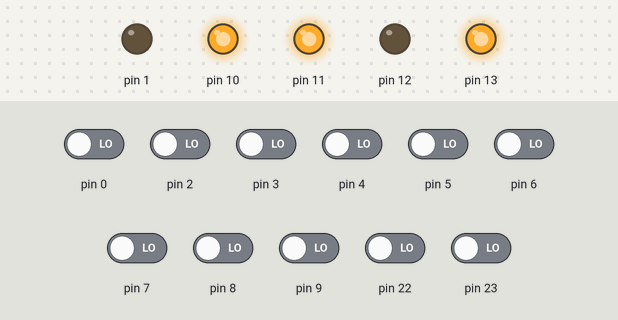
The sketch below on a simulated Arduino Uno, built with avr-gcc and run on an emulated ATmega328P. Parts: output pins drawn as LEDs (lit = HIGH). The inputs (shaded band) are chosen by the test bench; at power-on: pin 0, pin 2–9, pin 22, pin 23 LOW.

Above: at 1.2 s.
1.3 s: pin 2 driven HIGH
At 1.7 s:
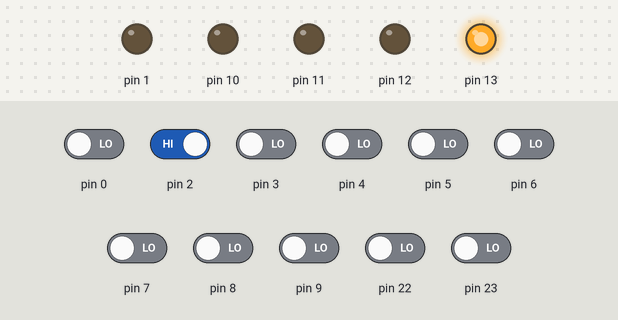
2.8 s: pin 6 driven HIGH
At 4.0 s:
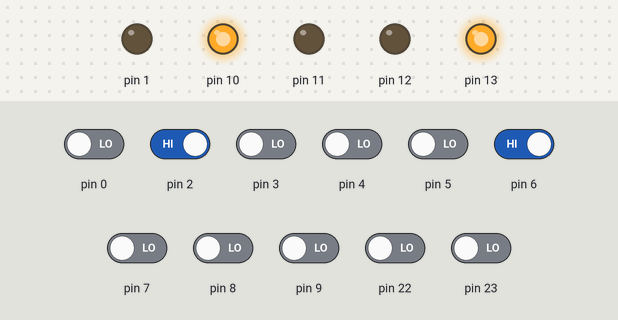
4.3 s: pin 9 driven HIGH
At 5.2 s:
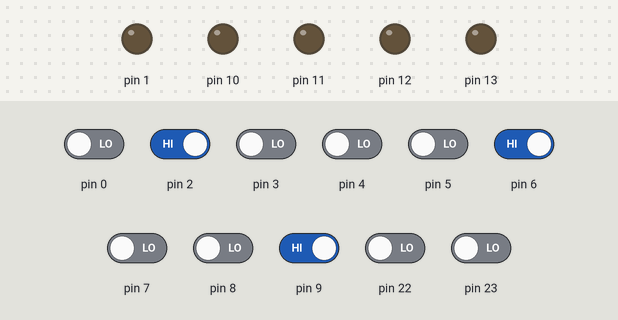
5.8 s: pin 9 driven LOW
At 6.3 s:
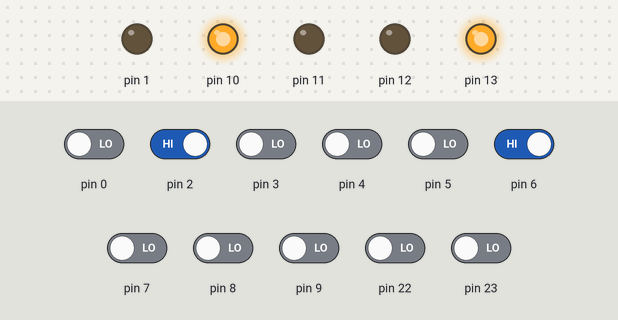
7.3 s: pin 4 driven HIGH
At 8.5 s:
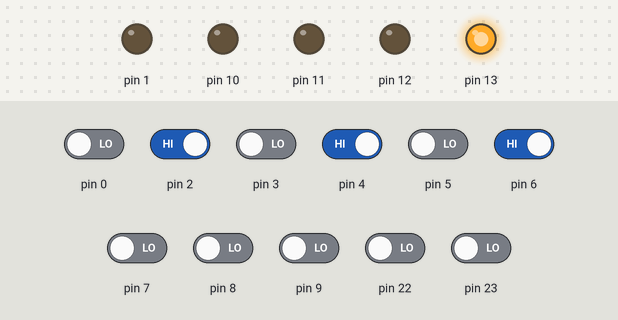
8.8 s: pin 2 driven LOW and pin 3 driven HIGH
At 9.8 s:
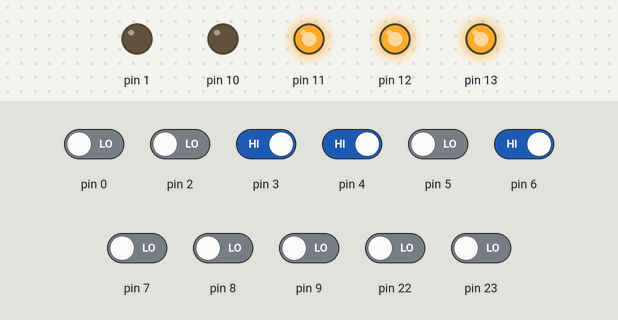
Timing chart, 0 to 11.3 s (numbered marks = the images above; inputs shaded):
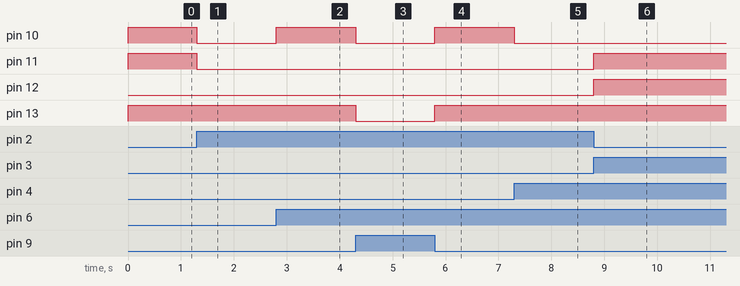

Measured:
- after the input at 1.3 s, pin 10, pin 11: HIGH → LOW at once
- after the input at 2.8 s, pin 10: LOW → HIGH at once
- after the input at 4.3 s, pin 10, pin 13: HIGH → LOW at once
- after the input at 5.8 s, pin 10, pin 13: LOW → HIGH at once
- after the input at 7.3 s, pin 10: HIGH → LOW at once
- after the input at 8.8 s, pin 11, pin 12: LOW → HIGH at once

The sketch:

7SegToBCD.ino
```cpp
#include "ConvertidorBCD.h"

ConvertidorBCD Display(CATODO);

void setup() {
  // DIRECCIONAMIENTO DE PUERTOS
  DDRD = 0b00000010;  // 0 = entrada, 1 = salida
  DDRB = 0b00111100;
}

void loop() {
  Display.SevenSegRead();
  Display.ToBCD();
  Display.PrintBCD();
}

// #define STRINGIFY_(M) #M   (Donvierte a M en string)
```

ConvertidorBCD.cpp
```cpp
#include "ConvertidorBCD.h"

ConvertidorBCD::ConvertidorBCD(TipoDisplay disp) {
  this->disp = disp;

  // DIRECCIONAMIENTO DE PUERTOS
  DDRD = 0b00000010;  // 0 = entrada, 1 = salida
  DDRB = 0b00111100;
}

void ConvertidorBCD::SevenSegRead() {
  this->puerto = ((PIND>>2) & 63) | ((PINB & (1<<PB1)) << 6) | ((PINB & (1<<PB0)) << 6); // Crear puerto (Leer estados 7 segmentos)

  // TIPO DE DISPLAY
  if(this->disp == ANODO) {
    invertir();
  }
}

void ConvertidorBCD::invertir() {
  this->puerto = ~this->puerto;
}

void ConvertidorBCD::ToBCD() {
  // MATEMATICA BOOLEANA
  this->A = ((c & !f) | (a & !e)) | h;                       // (C*~F)+(A*~E)
  this->B = ((!b & e) | (a & !f)) | h;                       // (~B*E)+(A*~F)
  this->C = !b | (a & !d & !f) | (!a & f);                   // (~B)+(A*~D*~F)+(~A*F)
  this->D = (a & b & f & g) | h;                             // (A*B*F*G)
}

void ConvertidorBCD::PrintBCD() {
  // IMPRIMIR RESULTADOS
  digitalWrite(10, !this->A);
  digitalWrite(11, !this->B);
  digitalWrite(12, !this->C);
  digitalWrite(13, !this->D);
}

TipoDisplay ConvertidorBCD::getDisplay() {
  return this->disp;
}
```

ConvertidorBCD.h
```cpp
#ifndef CONVERTIDOR_BCD_H
#define CONVERTIDOR_BCD_H
#include <Arduino.h>
#include "macros.h"
#include "enum.h"

class ConvertidorBCD {
  private:
    unsigned char puerto;
    TipoDisplay disp;
    bool A, B, C, D;
    void invertir();
  public:
    ConvertidorBCD(TipoDisplay disp);
    void SevenSegRead();
    void ToBCD();
    void PrintBCD();
    TipoDisplay getDisplay();
};

#endif // CONVERTIDOR_BCD_H
```

enum.h
```cpp
#ifndef ENUM_H
#define ENUM_H

typedef enum TopologiaDisplay {
  ANODO,
  CATODO
}TipoDisplay;

#endif // ENUM_H
```

macros.h
```cpp
#ifndef MACROS_H
#define MACROS_H

#define a bool(puerto & (1<<0))
#define b bool(puerto & (1<<1))
#define c bool(puerto & (1<<2))
#define d bool(puerto & (1<<3))
#define e bool(puerto & (1<<4))
#define f bool(puerto & (1<<5))
#define g bool(puerto & (1<<6))
#define h bool(puerto & (1<<7))

#endif // MACROS_H
```
